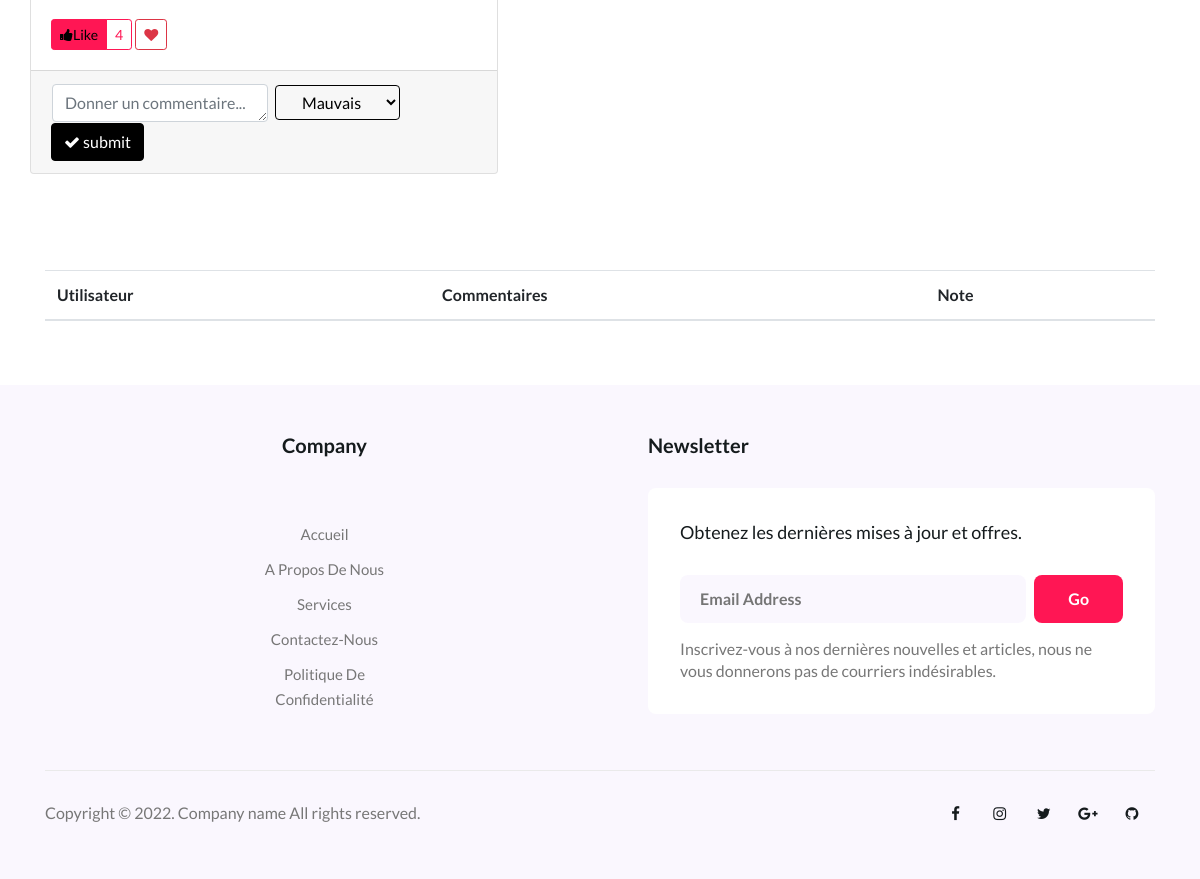
The page /detail/4 (lower part) on the database as committed earlier.
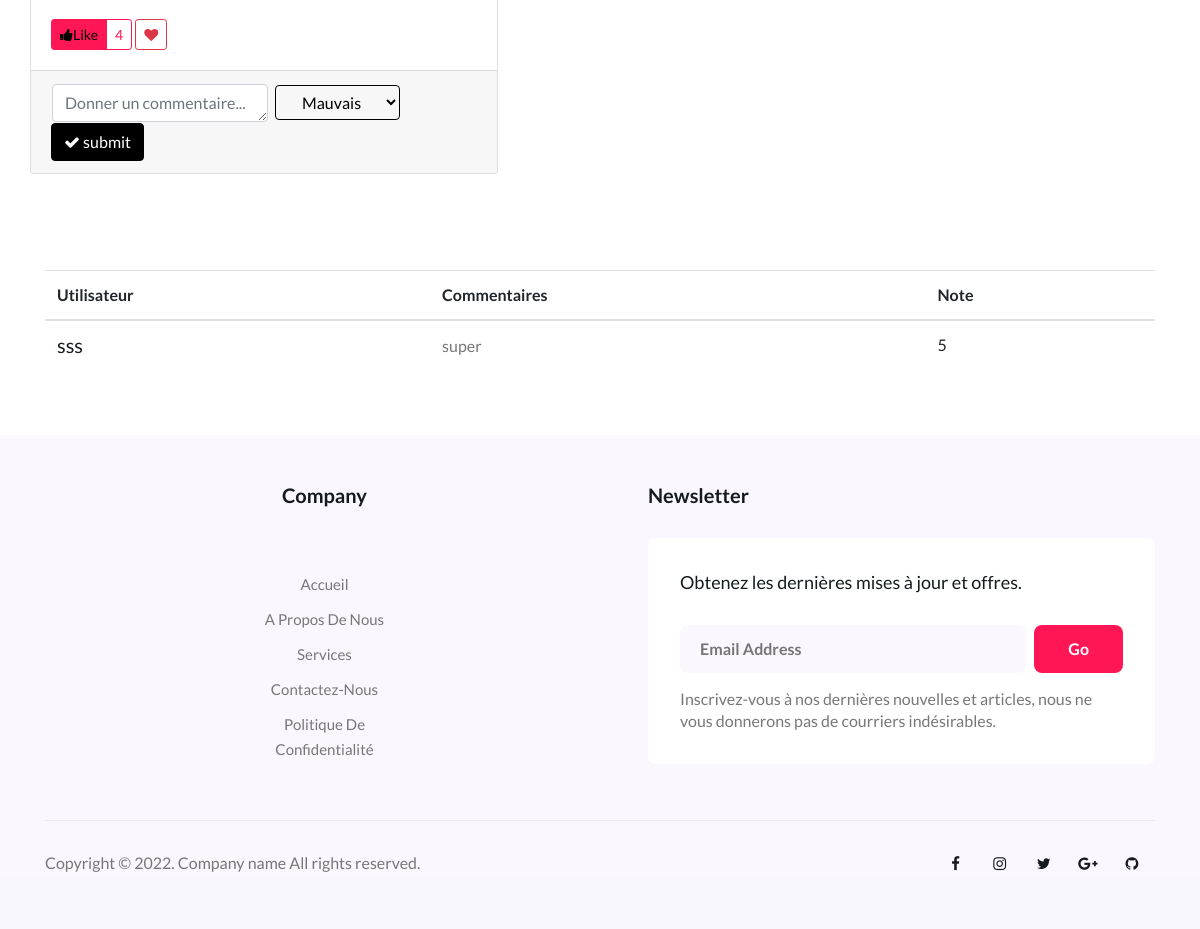
The same page on the database as committed later.
### tables this page shows
CREATE TABLE Commentaire(
idCo INTEGER NOT NULL PRIMARY KEY,
descCo VARCHAR (255), 
note INTEGER CHECK(note>=0 AND note<=5), 
idUti INTEGER NOT NULL, 
idLieu INTEGER NOT NULL, 
CONSTRAINT fk_Uti
	FOREIGN KEY(idUti)
	REFERENCES Utilisateur(idUti)
	ON DELETE CASCADE, 
CONSTRAINT fk_Lieu
	FOREIGN KEY(idLieu)
	REFERENCES Lieu(idLieu)
	ON DELETE CASCADE
);

CREATE TABLE Utilisateur (
idUti INTEGER NOT NULL PRIMARY KEY, 
pseudo VARCHAR(50) NOT NULL, 
mailUti VARCHAR(50) NOT NULL, 
mdpUti VARCHAR(50) NOT NULL
);

### test.py (the view, shortened to what this page needs)
@app.route('/detail/<int:lieu_id>')
def detail_page(lieu_id):
    con = connection()
    query = f'''select nomLieu, descLieu, nomVille, idLieu from lieu, ville where lieu.idville = ville.idville and idLieu = {lieu_id};'''
    res = select_donne(con, query)
    query_nb_like = f'''select count(idLieu) from liker where idLieu = {lieu_id};'''
    print(res)
    nb_like = select_donne(connection(), query_nb_like)[0][0]
    like_flag = False
    query_commentaire = f'''select pseudo, note, descCo from commentaire, utilisateur where  utilisateur.idUti = commentaire.idUti and idLieu={lieu_id};'''
    commentaires = select_donne(connection(), query_commentaire)
    path = f'assets/images/lieu/{lieu_id}.jpg'
    print("nubmer", nb_like)
    return render_template('detail.html', infos=res, path=path, nb=nb_like, like_flag=like_flag, commentaires=commentaires)

### test.py (called while the page is built)
def connection():
    if not os.path.exists('db/novage_db.sqlite3'):
        print(f"Le fichier {'db/novage_db.sqlite3'} n'existe pas")
        connection = None
    else:
        try:
            connection = sqlite3.connect('db/novage_db.sqlite3')
            print("Connection to SQLite réussi")
        except OSError as e:
            print(f"The error {e} occured")
    return connection

def select_donne(connect, query):
    cursor = connect.cursor()
    try:
        cursor.execute(query)
    except EOFError as e:
        print("Error execute query!")
    result = cursor.fetchall()
    connect.close()
    return result

### templates/detail.html (shortened to what this page needs)
{% extends "layout_contenu.html" %}
{% block bar %}
 <div class="grids-1 py-5">
      <div class="container">
        <div class="row cols-xs-space cols-sm-space align-items-center">
          <div class="col-lg-6 row">
              <div class="card">
                <div class="card-body">
                    <div class="btn-group btn-action-label" role="group" aria-label="Like">
                        <button type="button" class="btn btn-sm btn-secondary btn-action"><a href="{{ url_for('add_like', lieu_id=infos[0][3]) }}"><i class="fa fa-thumbs-up"></i><span>Like</span></a></button>
                        <p class="btn btn-sm btn-outline-secondary btn-label">{{ nb }}</p>
                    </div>
                    <div class="btn-group btn-action-label" role="group" aria-label="Like">
                        <a href="{{ url_for('addfavos_page', lieu_id=infos[0][3]) }}" class="btn btn-sm btn-outline-danger btn-label"><i class="fa fa-heart"></i></a>
                    </div>
                  </div>
                <div class="card-footer">
                  <div class="row ">
                    <div class="col-10 ">
                      <form method="post" action="{{ url_for('add_comm', lieu_id=infos[0][3]) }}" class="card-comment-box" role="form">
                            <table>
                                <tr >
                                    <td ><textarea id="com" name="com" cols="30" rows="1" class="form-control textarea-autosize"
                          placeholder="Donner un commentaire..."></textarea></td>
                                    <td>&nbsp;</td>
                                    <td >
                                        <select name="note" class="btn btn-outline-primary dropdown-toggle" type="button" ></option>
                                            <option value="1">Mauvais</option>
                                        </select>
                                    </td>
                                </tr>
                            </table>
                          <button type="submit" class="btn btn-primary"><i id="addCom" class="fa fa-check"></i> submit</button>
                      </form>
                    </div>
                  </div>
                </div>
              </div>
          </div>
        </div>
      </div>
  </div>
  <section class="grids-1 py-5">
    <div class="container img-center">
    <table class="table table-hover table-cards align-items-center">
    <thead>
        <tr>
            <th scope="col">Utilisateur</th>
            <th scope="col">Commentaires</th>
            <th scope="col">Note</th>
        </tr>
    </thead>
    <tbody>
    {% for com in commentaires %}
        <tr class="bg-white">
            <th scope="row">
                <div class="media align-items-center">
                    <div class="media-body">
                        <h6 class="h5 font-weight-normal mb-0">{{ com[0] }}</h6>
                    </div>
                </div>
            </th>
            <td> <div style="width: 90%"> <p name="{{ com[0] }}"  class="card-text">{{ com[2] }}</p> </div> </td>
            <td>{{ com[1] }}</td>
        </tr>
    {%  endfor %}
    </tbody>
</table>
    </div>
  </section>
{% endblock %}

Rows that differ between the two databases and show on the page:
added Commentaire: pseudo "sss", descCo "super", note "5"
